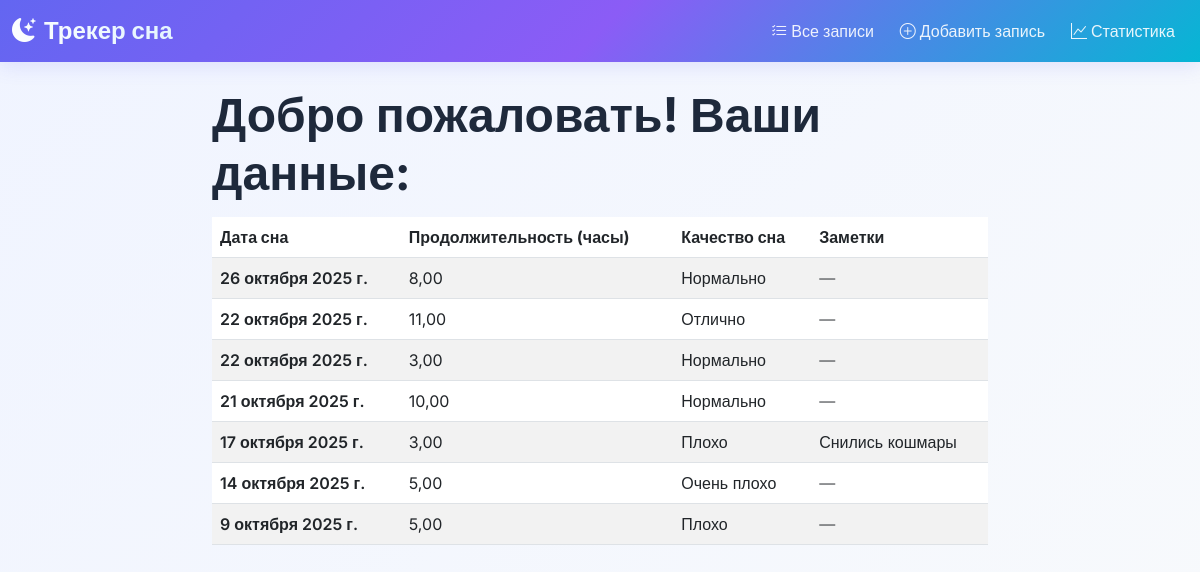
The app's page /, older data.
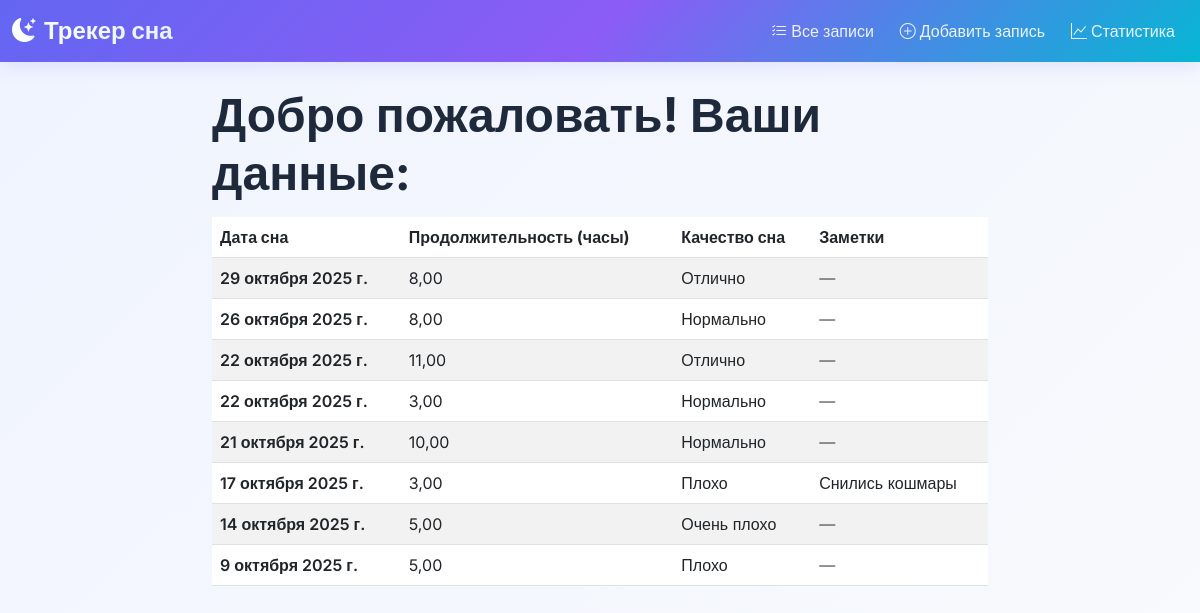
The same page, newer data.
### sleep_tracker/models.py (models this page shows, shortened)
class SleepRecord(models.Model):
    QUALITY_CHOICES = [
        (1, 'Очень плохо'),
        (2, 'Плохо'),
        (3, 'Нормально'),
        (4, 'Хорошо'),
        (5, 'Отлично'),
    ]
    sleep_date = models.DateField(verbose_name="Дата сна")
    duration_hours = models.DecimalField(
        max_digits=4,
        decimal_places=2,
        verbose_name="Продолжительность (часы)"
    )
    quality = models.IntegerField(choices=QUALITY_CHOICES, verbose_name="Качество сна")
    notes = models.TextField(blank=True, null=True, verbose_name="Заметки")
    created_at = models.DateTimeField(auto_now_add=True, verbose_name="Дата создания")
    class Meta:
        verbose_name = "Запись о сне"
        verbose_name_plural = "Записи о сне"
        ordering = ['-sleep_date']

### sleep_tracker/views.py (the view)
# urls.py: path('', views.sleep_records, name='sleep_records'),
def sleep_records(request):
    records_list = SleepRecord.objects.all().order_by('-sleep_date')
    paginator = Paginator(records_list, 10)
    page_number = request.GET.get('page')
    records = paginator.get_page(page_number)
    avg_duration = SleepRecord.objects.aggregate(Avg('duration_hours'))['duration_hours__avg'] or 0
    avg_quality = SleepRecord.objects.aggregate(Avg('quality'))['quality__avg'] or 0
    week_ago = datetime.now().date() - timedelta(days=7)
    recent_count = SleepRecord.objects.filter(sleep_date__gte=week_ago).count()
    context = {
        'records': records,
        'avg_duration': avg_duration,
        'avg_quality': avg_quality,
        'recent_count': recent_count,
    }
    return render(request, 'sleep_tracker/records.html', context)

### sleep_tracker/templates/sleep_tracker/records.html (shortened to what this page needs)
{% extends 'sleep_tracker/base.html' %}
{% block content %}
<div class="row justify-content-center">
    <div class="col-md-8">
       <h1 class="display-5 fw-bold mb-3">Добро пожаловать! Ваши данные:</h1>
{% if records %}
                    <div class="table-responsive">
                        <table class="table table-striped table-hover">
                            <thead class="table">
                                <tr>
                                    <th>Дата сна</th>
                                    <th>Продолжительность (часы)</th>
                                    <th>Качество сна</th>
                                    <th>Заметки</th>
                                </tr>
                            </thead>
                            <tbody>
                                {% for record in records %}
                                <tr>
                                    <td class="fw-semibold">{{ record.sleep_date }}</td>
                                    <td>{{ record.duration_hours }}</td>
                                    <td>
                                        {% if record.quality == 1 %}
                                            Очень плохо
                                        {% elif record.quality == 2 %}
                                            Плохо
                                        {% elif record.quality == 3 %}
                                        Нормально
                                        {% elif record.quality == 4 %}
                                            Хорошо
                                        {% elif record.quality == 5 %}
                                            Отлично
                                        {% endif %}
                                    </td>
                                    <td>
                                        {% if record.notes %}
                                            {{ record.notes }}
                                        {% else %}
                                            <span class="text-muted">—</span>
                                        {% endif %}
                                    </td>
                                </tr>
                                {% endfor %}
                            </tbody>
                        </table>
                    </div>
                {% else %}
                    <div class="alert alert-info text-center">
                        <h4>Записей пока нет</h4>
                        <p>База данных пуста</p>
                    </div>
                {% endif %}
            </div>
        </div>
        <form method="post">
            <div class="mb-3">
            </div>
        </form>
    </div>
{% endblock %}

Row changes from the older to the newer data that the page shows:
added SleepRecord: sleep_date "29 октября 2025 г.", duration_hours "8,00", quality "Отлично"
